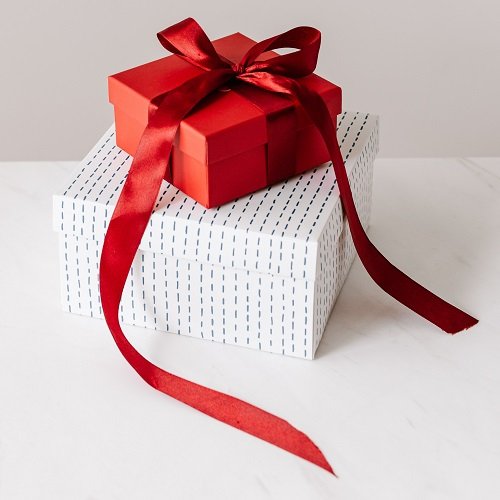
#> input picture pic/gift500x500.jpg, 500 x 500 px
$ jupyter execute --allow-errors chapter5_sharpen.ipynb
#> lines starting #> are read from the running program, lines starting #| are printed output that depends on the picture
[cell 1]
import cv2 as cv
import numpy as np
import matplotlib.pyplot as plt

[cell 2]
def show(img):
    if img.ndim == 2:
        plt.imshow(img, cmap='gray')
    else:
        img = cv.cvtColor(img, cv.COLOR_BGR2RGB)
        plt.imshow(img)
    plt.show()

## 0. 课程大纲

### 0.1 Premitt、Roberts算子
```python
cv.filter2D(img, -1, kernel)
```

### 0.2 Sobel、Scharr算子
```python
cv.Sobel(img, cv.CV_16S, 1, 0, ksize=3)
cv.Scharr(img, cv.CV_64F, 0, 1, ksize=3)
```

### 0.3 Laplacian、LoG算子
```python
cv.Laplacian(img, cv.CV_16S)
```

### 0.4 Canny边缘检测
```python
cv.Canny(img, 20, 200)
```

### 0.5 Canny边缘检测实现

## 5 图像锐化与边缘提取

### 5.1 Prewitt、Roberts算子

[cell 3]
# Prewitt算子
img = cv.imread('pic/gift500x500.jpg', 0)
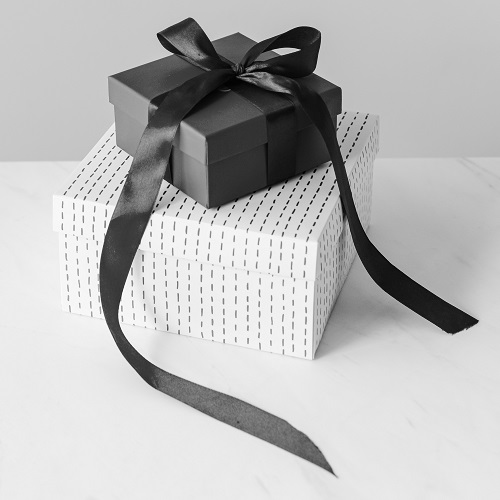
#> img: shape (500, 500); min 0, max 255, mean 186.2

kx = np.array([[1, 1, 1], [0, 0, 0], [-1, -1, -1]], dtype=np.float32)
ky = np.array([[-1,0, 1], [-1,0, 1], [-1,  0,  1]], dtype=np.float32)

imgx = cv.filter2D(img, cv.CV_16S, kx)
imgy = cv.filter2D(img, cv.CV_16S, ky)
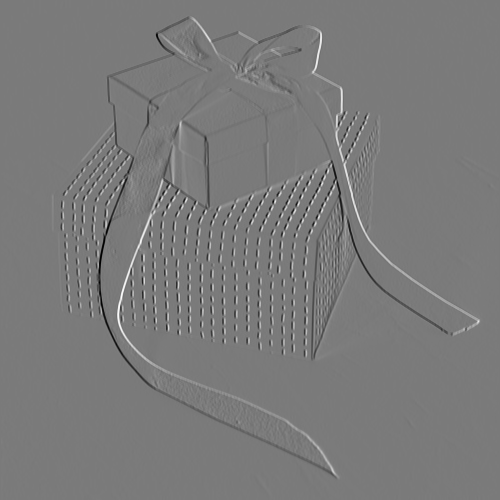
#> imgy: shape (500, 500) int16; min -587, max 632, mean -0.2; drawn with min black and max white

absX = cv.convertScaleAbs(imgx)
absY = cv.convertScaleAbs(imgy)

img_prewitt = cv.add(absX, absY) # np.uint8
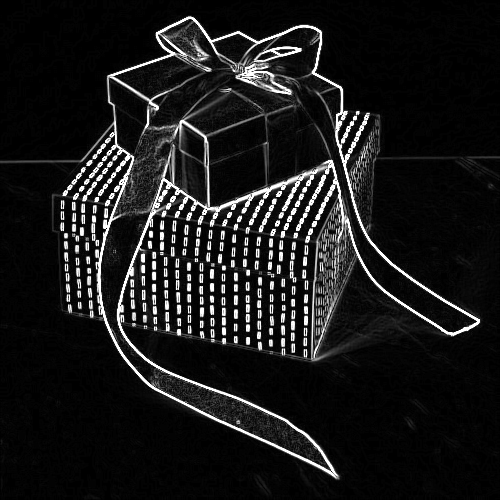
#> img_prewitt: shape (500, 500); min 0, max 255, mean 25.4
show(img_prewitt)

[cell 4]
cv.imwrite('pic/gift_premitt_xy.jpg', np.hstack([img, absX, absY, img_prewitt]))
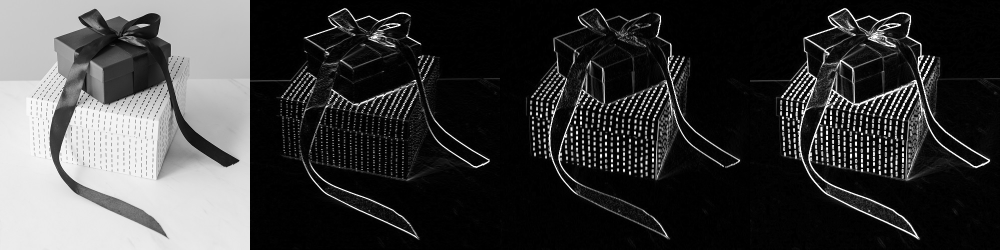
#> saved as gift_premitt_xy.jpg: shape (500, 2000) (shown at 1/2 size); min 0, max 255, mean 60.1
#> Out = True

[cell 5]
# 锐化
img_pre_sharp1 = cv.addWeighted(img, 0.9, img_prewitt, 0.2, 0)
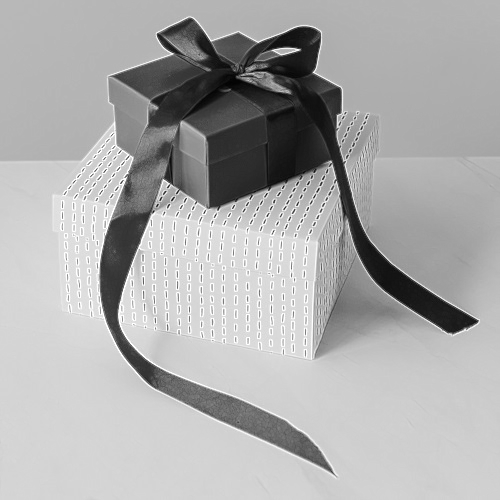
#> img_pre_sharp1: shape (500, 500); min 2, max 255, mean 172.5
img_pre_sharp2 = cv.add(img, img_prewitt)
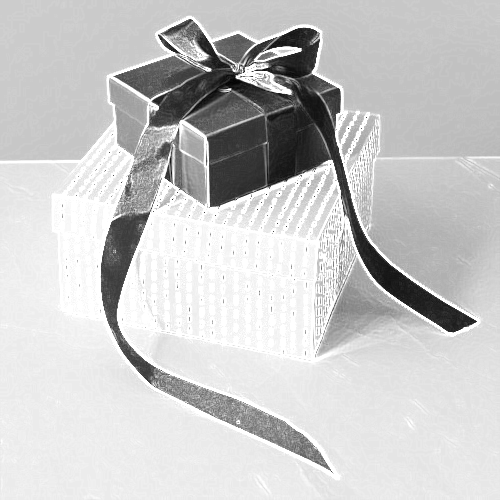
#> img_pre_sharp2: shape (500, 500); min 2, max 255, mean 201.1
cv.imwrite('pic/gift_sharp.jpg', np.hstack([img, img_pre_sharp1, img_pre_sharp2]))
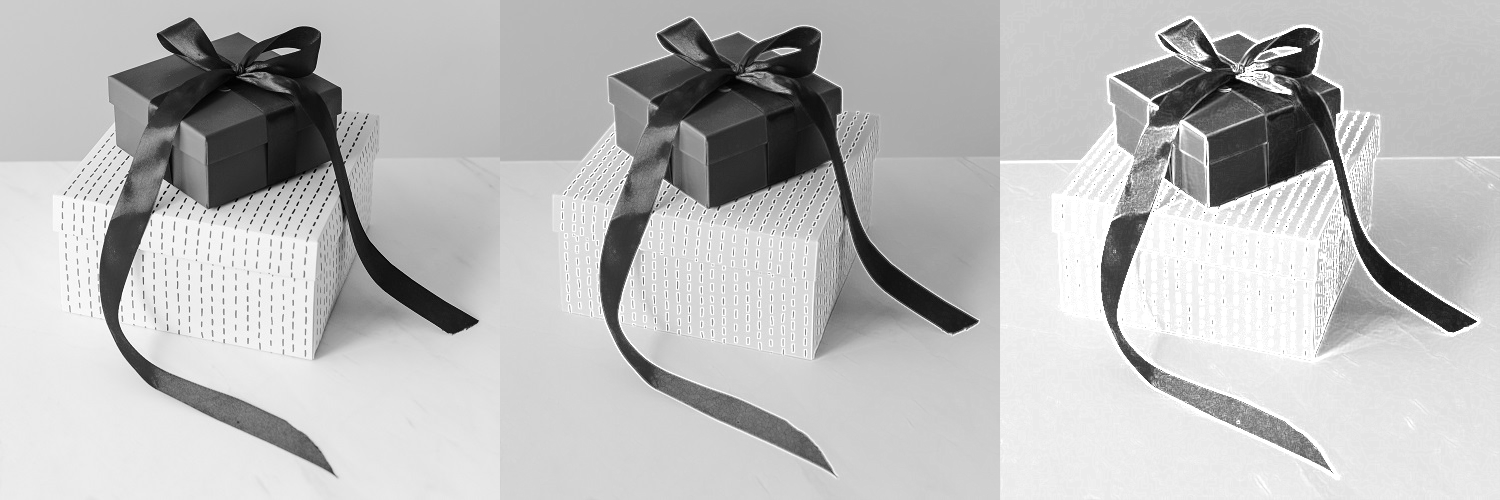
#> saved as gift_sharp.jpg: shape (500, 1500); min 0, max 255, mean 186.6
#> Out = True

[cell 6]
# Roberts算子
img = cv.imread('pic/gift500x500.jpg', 0)

kx = np.array([[-1, 0], [0, 1]], dtype=np.float32)
ky = np.array([[0, -1], [1, 0]], dtype=np.float32)

imgx = np.abs(cv.filter2D(img, cv.CV_16S, kx))
imgy = np.abs(cv.filter2D(img, cv.CV_16S, ky))

img_robert = cv.convertScaleAbs(np.abs(imgx) + np.abs(imgy)) # np.uint8
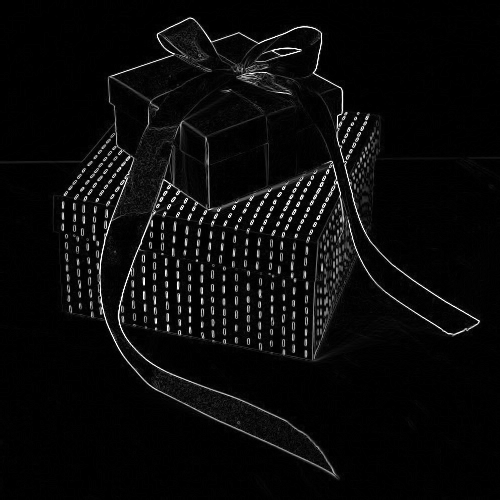
#> img_robert: shape (500, 500); min 0, max 255, mean 10.2

show(np.hstack([img, img_robert]))
#> in show (call 2), `plt.show()`:
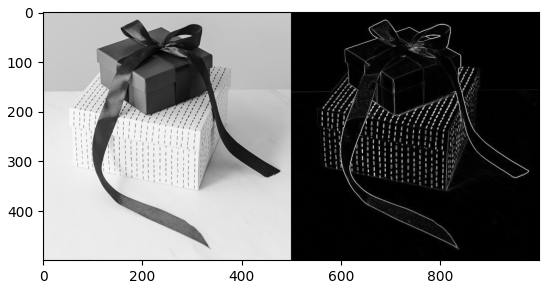
#> figure drawn by matplotlib, 1 panel

[cell 7]
cv.imwrite('pic/gift_premitt_roberts.jpg', np.hstack([img, img_prewitt, img_robert]))
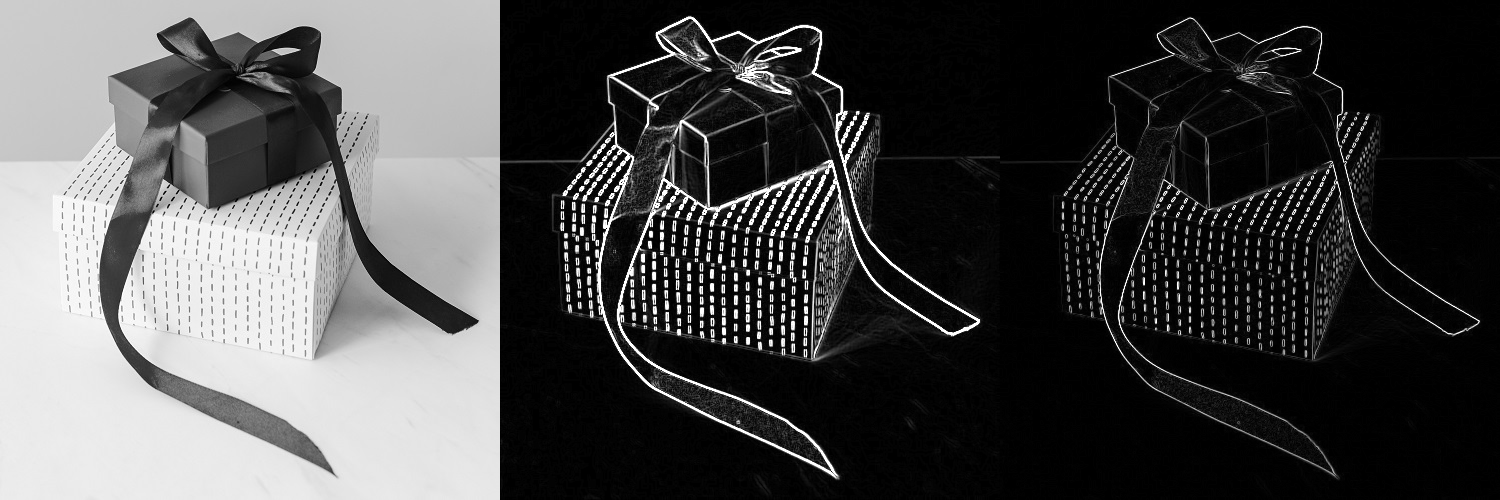
#> saved as gift_premitt_roberts.jpg: shape (500, 1500); min 0, max 255, mean 73.9
#> Out = True

### 5.2.1 Sobel算子

[cell 8]
img = cv.imread('pic/bookshelf500x333.jpg', 0)
#> (the rest of this cell did not finish here and is left out)

#> (a cell that did not finish here is left out)

#> (a cell that did not finish here is left out)

### 5.2.2 Scharr算子

[cell 11]
img = cv.imread('pic/bookshelf500x333.jpg', 0)

#> (the rest of this cell did not finish here and is left out)

### 5.3.1 Laplacian算子

[cell 12]
img = cv.imread('pic/notebook500x333.jpg', 0)

#> (the rest of this cell did not finish here and is left out)

### 5.3.2 LOG算子

[cell 13]
img = cv.imread('pic/notebook500x333.jpg', 0)

#> (the rest of this cell did not finish here and is left out)

#> (a cell that did not finish here is left out)

### 5.4 边缘检测——Canny算法

[cell 15]
img = cv.imread('pic/notebook500x333.jpg', 0)

img_canny = cv.Canny(img, 20, 200)

#> (the rest of this cell did not finish here and is left out)

[cell 16]
cv.imwrite('test/landmark_canny.jpg', np.hstack([img, img_canny]))
#> Out = True

$ run again, with pic/beer_20210301_194949.jpg copied over pic/gift500x500.jpg
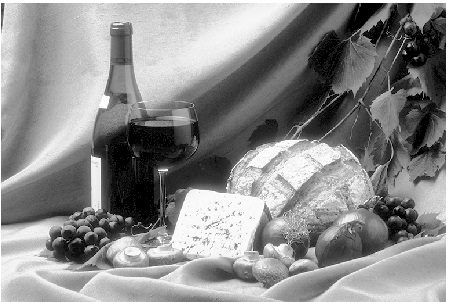
#> input picture pic/beer_20210301_194949.jpg, 451 x 302 px
#> img is the input picture: shape (302, 451); min 0, max 255, mean 139.7
#> `cv.imwrite('pic/gift_premitt_xy.jpg', np.hstack([img, absX, absY, img_..`: Out = True
#> `cv.imwrite('pic/gift_sharp.jpg', np.hstack([img, img_pre_sharp1, img_p..`:
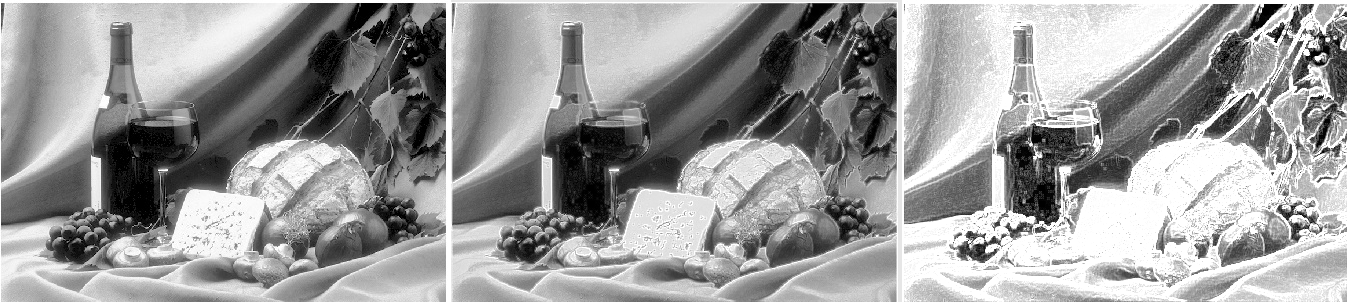
#> saved as gift_sharp.jpg: shape (302, 1353); min 0, max 255, mean 155.3
#> `cv.imwrite('pic/gift_premitt_roberts.jpg', np.hstack([img, img_prewitt..`:
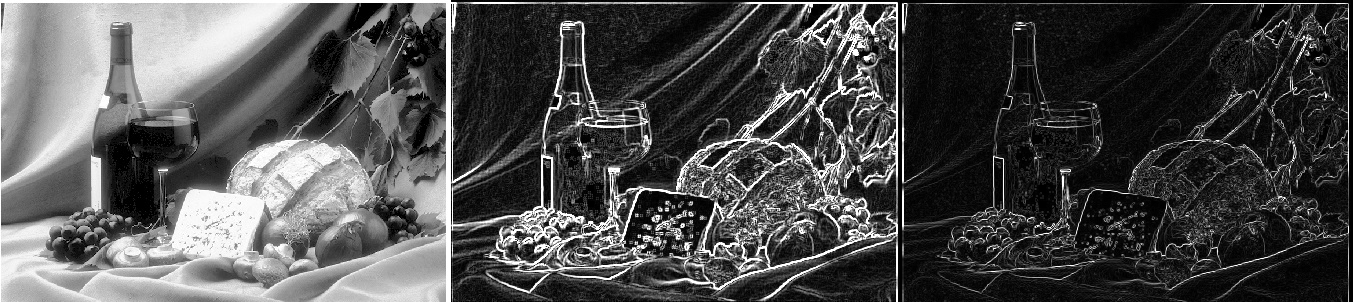
#> saved as gift_premitt_roberts.jpg: shape (302, 1353); min 0, max 255, mean 77.5
